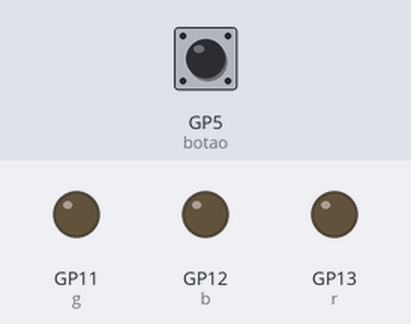
This program was run on a simulated Raspberry Pi Pico running MicroPython. Parts: output pins drawn as LEDs (lit = HIGH). Dashed ring = blinking. Inputs (shaded band) come from the test bench; at power-on: GP5 (botao) HIGH.

Above: at 1.2 s.
1.3 s: GP5 (botao) pulled LOW for 1 s
At 3.2 s:
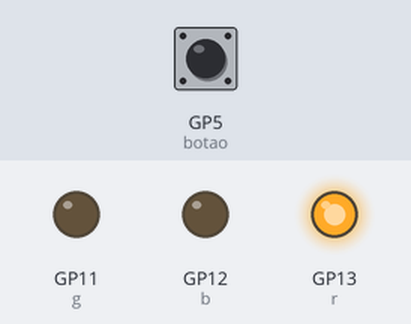
3.8 s: GP5 (botao) pulled LOW for 0.15 s
At 5.0 s:
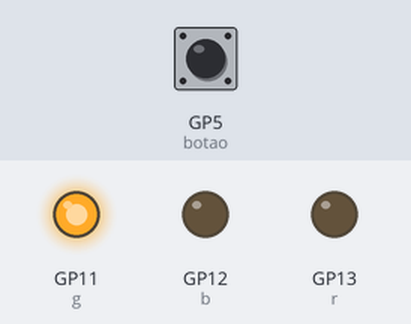
5.4 s: GP5 (botao) pulled LOW for 3.2 s
At 5.77 s:
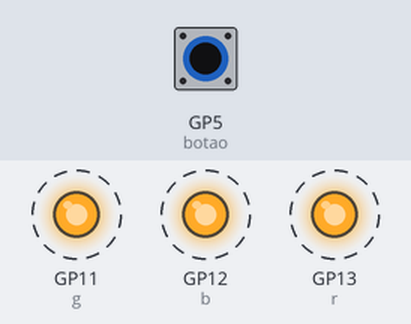
Timing chart, 0 to 9.9 s (numbered marks = the images above; inputs shaded):
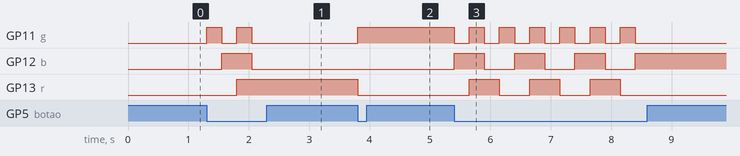

The program:

07_botao_muda_cor.py
```python
from machine import Pin, PWM
import time

botao = Pin(5, Pin.IN, Pin.PULL_UP)#botao A
r = PWM(Pin(13), freq=1000)
g = PWM(Pin(11), freq=1000)
b = PWM(Pin(12), freq=1000)
cores = [(255, 0, 0), (0, 255, 0), (0, 0, 255), (255, 255, 255)]
i = 0

def cor(c):
    r.duty_u16(c[0] * 257)
    g.duty_u16(c[1] * 257)
    b.duty_u16(c[2] * 257)

while True:
    if botao.value() == 0:
        i = (i + 1) % len(cores)
        cor(cores[i])
        time.sleep_ms(250)
```

Measured:
- after the input at 1.3 s, GP11 (g): alternates HIGH for 0.25 s and LOW for 0.25 s, 4 changes in all, then stays LOW, starting at once; GP12 (b): LOW → HIGH after 0.25 s, → LOW 0.50 s later; GP13 (r): LOW → HIGH after 0.50 s
- after the input at 3.8 s, GP11 (g): LOW → HIGH at once; GP13 (r): HIGH → LOW at once
- after the input at 5.4 s, GP11 (g): alternates HIGH for 0.25 s and LOW for 0.25 s, 13 changes in all, then stays LOW, starting at once; GP12 (b): alternates HIGH for 0.50 s and LOW for 0.50 s, 7 changes in all, then stays HIGH, starting at once
